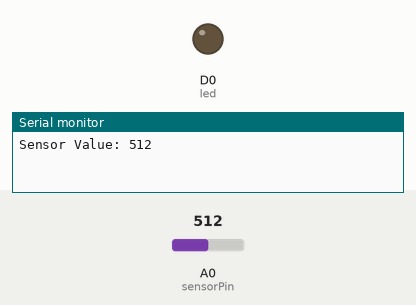
This sketch was run on a simulated ESP8266 (NodeMCU). Shown: output pins drawn as LEDs (lit = HIGH), the last lines printed to the serial monitor. The inputs (shaded band) are chosen by the test bench; at power-on: A0 (sensorPin) = 512.

Above: at 2.7 s.
2.8 s: A0 (sensorPin) set to 1007
5.7 s: A0 (sensorPin) set to 1015
At 7.5 s:
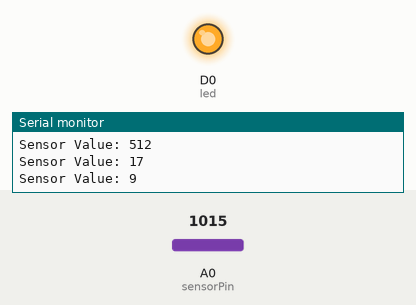
8.0 s: A0 (sensorPin) set to 900
At 9.0 s:
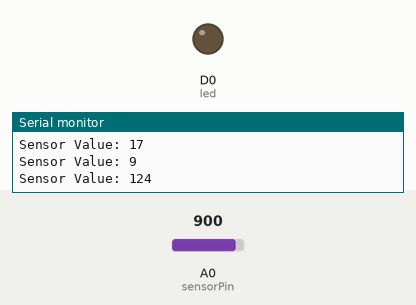
10.0 s: A0 (sensorPin) set to 1023
At 11.8 s:
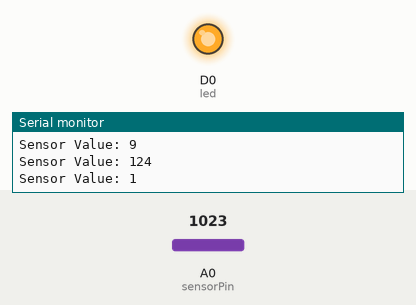
Timing chart, 0 to 13.0 s (numbered marks = the images above; inputs shaded):
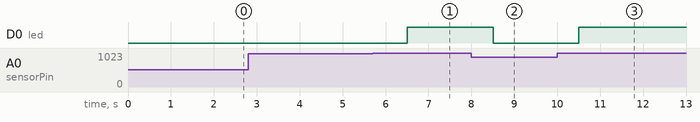

The sketch:

finalCode.ino
```cpp
#define led D0
#define sensorPin A0
int sensorValue, actualValue;
#define CAYENNE_PRINT Serial
#include <CayenneMQTTESP8266.h>
char ssid[] = "ICE_Innovation_lab";
char wifiPassword[] = "bolajabena15";

// Cayenne authentication info. This should be obtained from the Cayenne Dashboard.
char username[] = "eecd27e0-1c3f-11e8-b6d4-35a0ad51f849";
char password[] = "ad1efb65d66fc1830a8915ce2df57662397bb3d2";
char clientID[] = "4cf5d720-33e4-11e8-a21e-7395420787ce";

void setup() {
  Serial.begin(9600);
  Cayenne.begin(username, password, clientID, ssid, wifiPassword);
  pinMode(led, OUTPUT);
  pinMode(sensorPin, INPUT);
}

void loop() {
  Cayenne.loop();
  sensorValue=analogRead(sensorPin);
  actualValue=1024-sensorValue;
  Serial.print("Sensor Value: ");
  Serial.println(actualValue);
  if(actualValue<10)
  {
    digitalWrite(led, HIGH);
  }
  else if(actualValue>=10&&actualValue<=800)
  {
    digitalWrite(led,LOW);
  }
  delay(1000);

}

CAYENNE_OUT_DEFAULT()
{
  // Write data to Cayenne here. This example just sends the current uptime in milliseconds on virtual channel 0.
  Cayenne.virtualWrite(0, actualValue);
}
CAYENNE_IN(1)  // button
{
  if(actualValue>800)
  {
    int currentValue=getValue.asInt();
    if(currentValue==1)
    {
      digitalWrite(led,HIGH);
    }
    else
    {
      digitalWrite(led,LOW);
    }
  }
}
```

Measured:
- the behaviour switches between 1014 and 1015 on A0 (sensorPin) (found by bisection; images 0 and 1)
- after the input at 5.7 s, D0 (led): LOW → HIGH after 0.80 s
- after the input at 8.0 s, D0 (led): HIGH → LOW after 0.51 s
- after the input at 10.0 s, D0 (led): LOW → HIGH after 0.51 s
